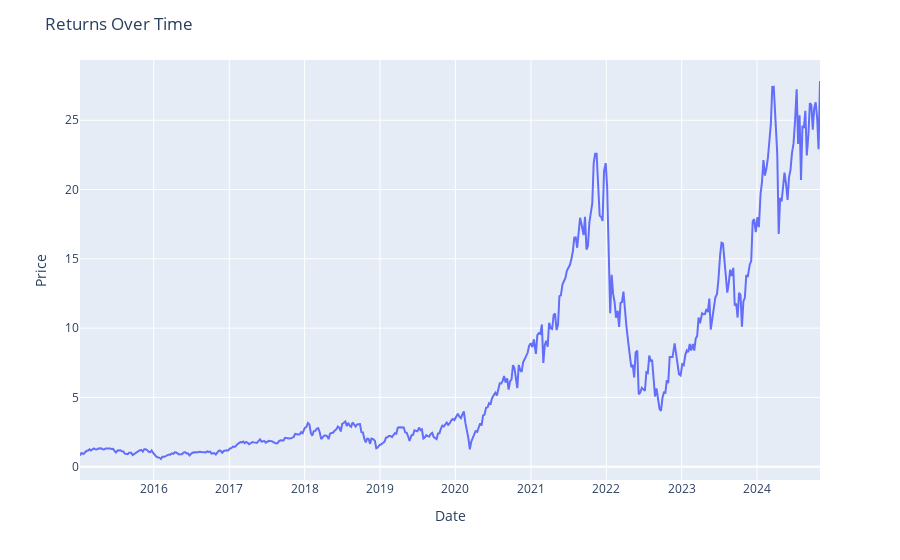

The notebook cell saved with this chart:
### Code cell
fig = px.line(returnDf, x='Date', y='ReturnVals')

fig.update_layout(title='Returns Over Time',
                  xaxis_title='Date',
                  yaxis_title='Price')

fig.show()

### Figure 1 — Plotly figure (JSON) as saved in the notebook; plotly's stock layout.template omitted (floating-point values rounded to 4 significant figures; data arrays with more than 128 entries replaced by an {"elided": "..."} marker saying what was removed)
{"data": [{"hovertemplate": "Date=%{x}<br>ReturnVals=%{y}<extra></extra>", "legendgroup": "", "line": {"color": "#636efa", "dash": "solid"}, "marker": {"symbol": "circle"}, "mode": "lines", "name": "", "orientation": "v", "showlegend": false, "type": "scatter", "x": {"elided": "495 str values"}, "xaxis": "x", "y": {"elided": "495 float values"}, "yaxis": "y"}], "layout": {"legend": {"tracegroupgap": 0}, "margin": {"t": 60}, "title": {"text": "Returns Over Time"}, "xaxis": {"anchor": "y", "domain": [0, 1], "title": {"text": "Date"}}, "yaxis": {"anchor": "x", "domain": [0, 1], "title": {"text": "Price"}}}}
